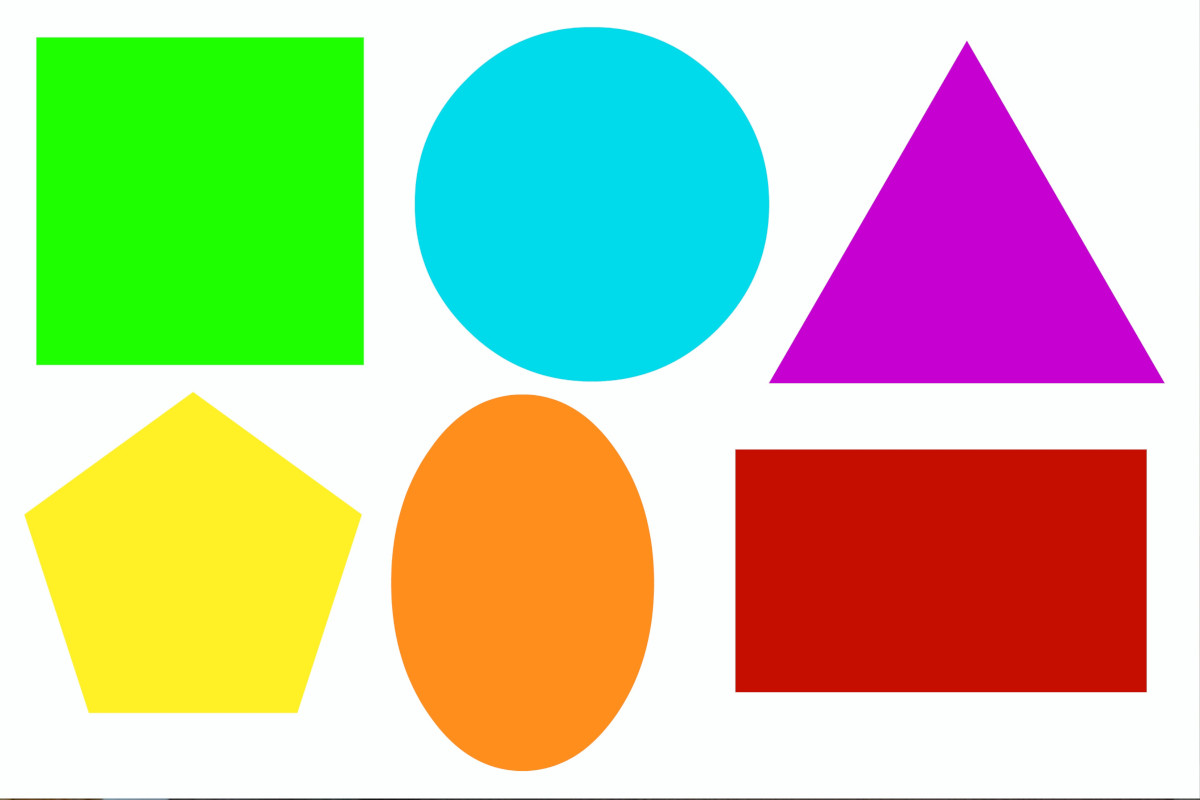
#> input picture shapes.jpg, 1200 x 800 px
$ python find_and_crop.py
#> lines starting #> are read from the running program, lines starting #| are printed output that depends on the picture; after the words box and inside, x2 and y2 are one past the last pixel; in counts of white or black regions, pixels touching at a corner belong together
from cv2 import cv2
#
# Requirements: Create "cropped" folder for images
#

# Reading image
image = cv2.imread("shapes.jpg")
#> image is the input picture: shape (800, 1200, 3); mean B, G, R 158.4, 197.5, 192.2

# Converting to gray scale
gray=cv2.cvtColor(image,cv2.COLOR_BGR2GRAY)
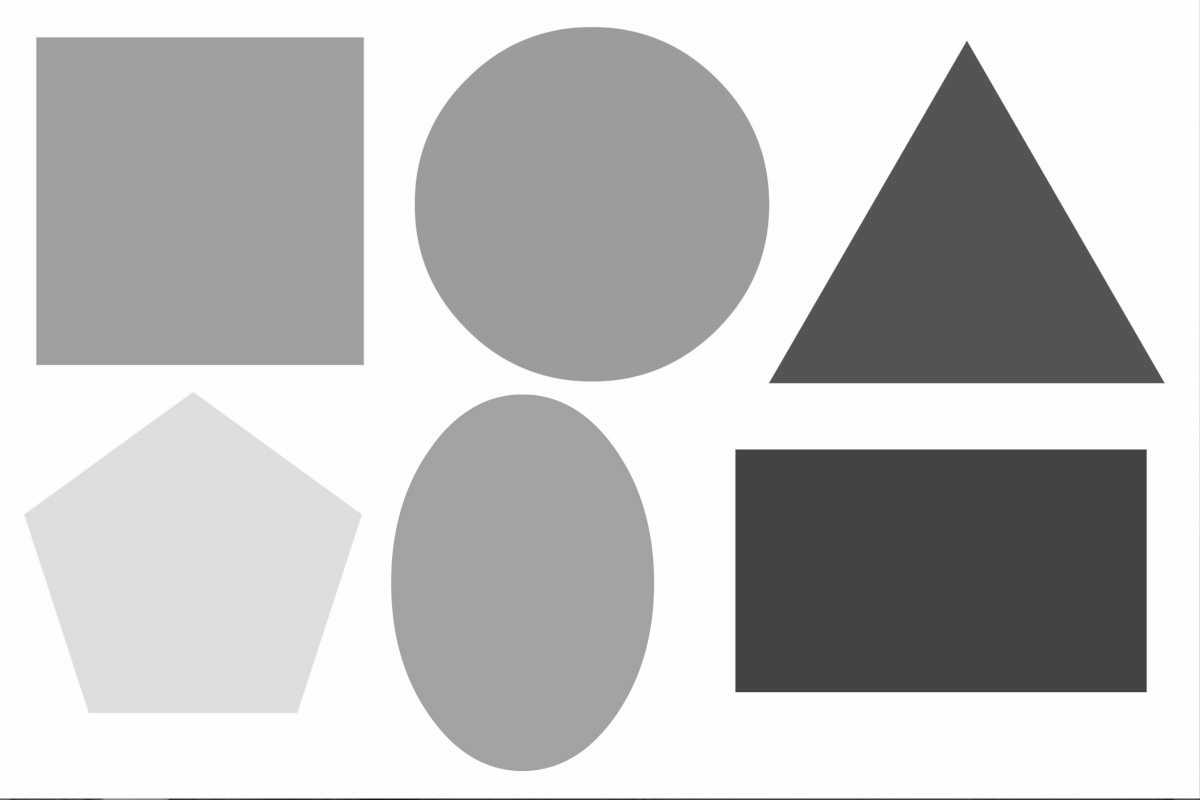
#> gray: shape (800, 1200); min 20, max 255, mean 191.3

# Applying canny edge detection
edged = cv2.Canny(image, 10, 250)
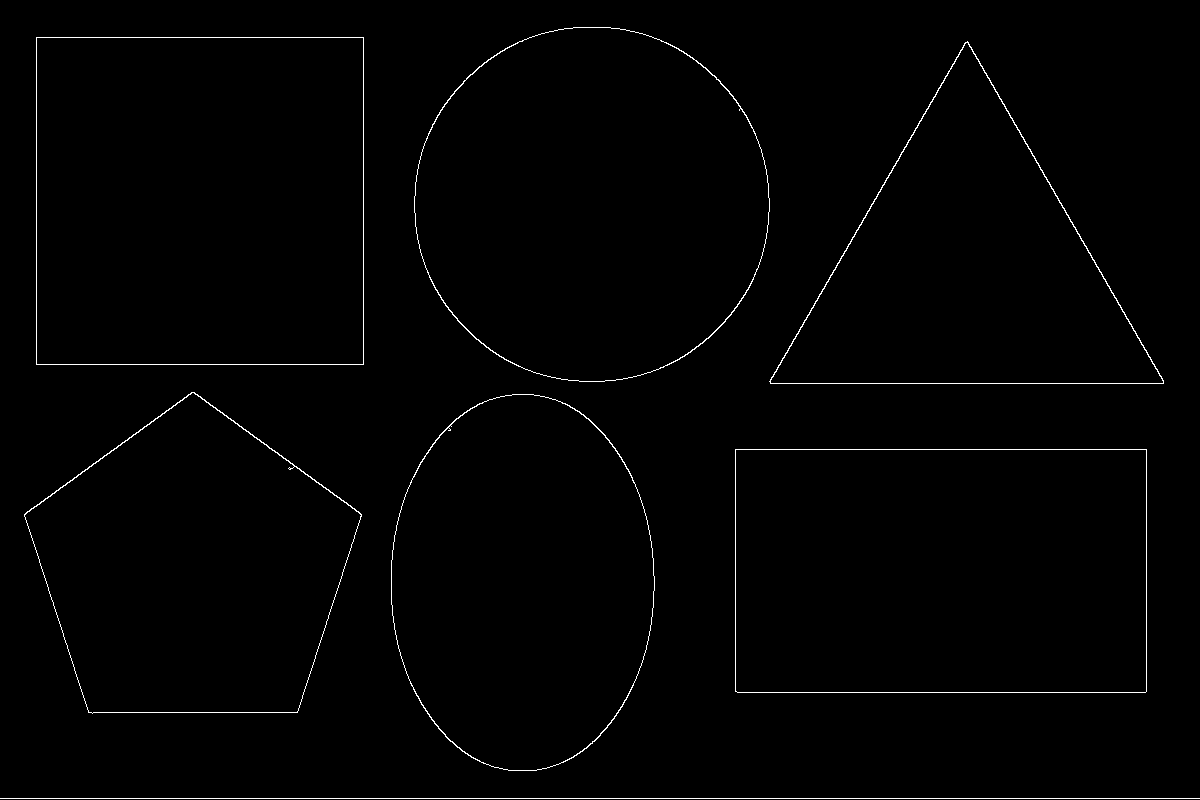
#> edged: shape (800, 1200); 0.93% white in thin lines or dots

# Finding contours
cnts, hierarchy = cv2.findContours(edged.copy(), cv2.RETR_EXTERNAL, cv2.CHAIN_APPROX_SIMPLE)
#> cnts = 7 contours, 1 with area under 20; largest, box (x1, y1, x2, y2) and area: (36, 37, 364, 365) 106929, (735, 449, 1147, 693) 99871, (414, 27, 770, 382) 99025, (391, 394, 655, 771) 78102, (24, 392, 362, 714) 74855, (769, 41, 1164, 384) 68054
idx = 0
for c in cnts:
	x,y,w,h = cv2.boundingRect(c)
	if w>50 and h>50:
		idx+=1
		new_img=image[y:y+h,x:x+w]
		#cropping images
		cv2.imwrite("cropped/"+str(idx) + '.png', new_img)
#> this loop made 7 passes
#> (c, x, y, w, h) on passes 1, 6: ([[0, 798], [1199, 798]], 0, 798, 1200, 1), ([[36, 37], [36, 364], [363, 364], [363, 37]], 36, 37, 328, 328)
#> (x, y, w, h) on passes 2, 3, 4, 5, 7: (735, 449, 412, 244), (391, 394, 264, 377), (24, 392, 338, 322), (769, 41, 395, 343), (414, 27, 356, 355)
#> pass 2, `new_img=image[y:y+h,x:x+w]`:
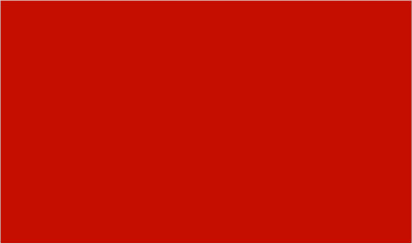
#> new_img: shape (244, 412, 3); mean B, G, R 1.9, 15.8, 197.2
#> pass 3, `new_img=image[y:y+h,x:x+w]`:
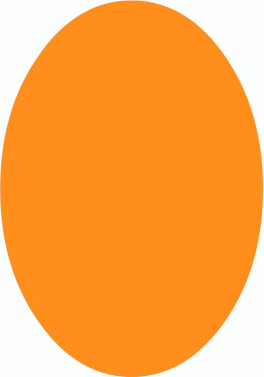
#> new_img: shape (377, 264, 3); mean B, G, R 76.8, 166.3, 254.3
#> after the loop, idx = 6
#cv2.imshow("Original Image", image)
#cv2.imshow("Canny Edge", edged)
#cv2.waitKey(0)
print('>> Objects Cropped Successfully!')
print(">> Check out 'cropped' Directory")
